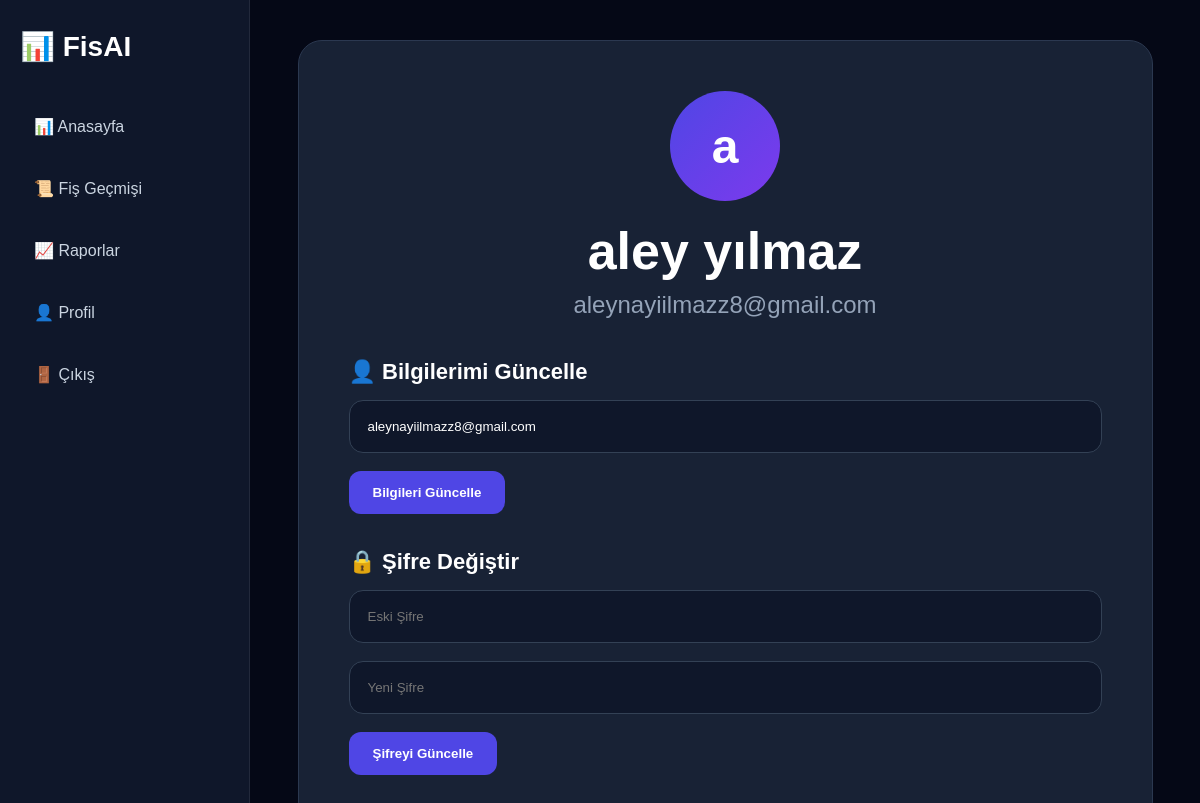
/uye_profil (signed in), run on the app's committed database.
### tables this page shows
CREATE TABLE users (

    id INTEGER PRIMARY KEY AUTOINCREMENT,
    ad TEXT NOT NULL,
    email TEXT UNIQUE NOT NULL,
    sifre TEXT NOT NULL

);

### app.py (the view)
@app.route("/uye_profil")
def uye_profil():
    user_id = session.get("user_id")
    if not user_id:
        return redirect("/login")
    conn = sqlite3.connect("fisler.db")
    cursor = conn.cursor()
    cursor.execute("""
        SELECT ad, email
        FROM users
        WHERE id=?
    """, (user_id,))
    user = cursor.fetchone()
    conn.close()
    if user is None:
        return redirect("/dashboard")
    return render_template(
        "uye_profil.html",
        user={
            "name": user[0],
            "email": user[1]
        }
    )

### templates/uye_profil.html (shortened to what this page needs)
<head>
    <link rel="stylesheet" href="{{ url_for('static', filename='css/style.css') }}">
</head>
<div class="layout">
    <div class="sidebar">
        <div class="logo">
            📊 FisAI
        </div>
        <div class="menu">
            <a href="/dashboard">📊 Anasayfa</a>
            <a href="/receipts">📜 Fiş Geçmişi</a>
            <a href="/reports">📈 Raporlar</a>
            <a href="/uye_profil" class="active">👤 Profil</a>
            <a href="/logout">🚪 Çıkış</a>
        </div>
    </div>
    <div class="main-content">
        <div class="dashboard-container">
            <div class="profile-card">
                <div class="avatar">
                    {{ user.name[:1] }}
                </div>
                <h2>{{ user.name }}</h2>
                <p class="mail">
                    {{ user.email }}
                </p>
                <form method="POST" action="{{ url_for('profil_guncelle') }}">
                    <h3>👤 Bilgilerimi Güncelle</h3>
                    <input
                        type="email"
                        name="email"
                        value="{{ user.email }}"
                        placeholder="E-posta"
                        required>
                    <button class="btn" type="submit">
                        Bilgileri Güncelle
                    </button>
                </form>
                <form method="POST" action="{{ url_for('sifre_degistir') }}">
                    <h3>🔒 Şifre Değiştir</h3>
                    <input
                        type="password"
                        name="old_password"
                        placeholder="Eski Şifre"
                        required>
                    <input
                        type="password"
                        name="new_password"
                        placeholder="Yeni Şifre"
                        required>
                    <button class="btn" type="submit">
                        Şifreyi Güncelle
                    </button>
                </form>
            </div>
        </div>
    </div>
</div>

### static/css/style.css (style rules this page uses)
* { margin:0; padding:0; box-sizing:border-box; }
.btn, .primary-btn { background:#4f46e5; color:white; padding:14px 24px; border:none; border-radius:12px; text-decoration:none; cursor:pointer; font-weight:600; transition:.3s; }
.logo { font-size:34px; font-weight:700; color:white; }
.dashboard-container { width:90%; max-width:1400px; margin:40px auto; }
.layout { display:flex; min-height:100vh; }
.sidebar { width:250px; background:#0f172a; border-right:1px solid rgba(255,255,255,.08); padding:30px 20px; position:fixed; left:0; top:0; bottom:0; }
.logo { color:white; font-size:28px; font-weight:700; margin-bottom:40px; }
.menu { display:flex; flex-direction:column; gap:15px; }
.menu a { color:#cbd5e1; text-decoration:none; padding:14px; border-radius:12px; transition:.3s; }
.main-content { margin-left:250px; width:100%; }
.profile-card { max-width:900px; margin:40px auto; background:#182235; border:1px solid #2b3850; border-radius:24px; padding:50px; }
.avatar { width:110px; height:110px; border-radius:50%; background:linear-gradient(135deg,#4f46e5,#7c3aed); display:flex; align-items:center; justify-content:center; color:white; font-size:48px; font-weight:700; margin:0 auto 20px; }
.profile-card h2 { text-align:center; color:white; font-size:52px; margin-bottom:10px; }
.mail { text-align:center; color:#94a3b8; margin-bottom:40px; font-size:24px; }
.profile-card h3 { color:white; margin:35px 0 15px; font-size:22px; }
.profile-card input { width:100%; padding:18px; background:#0f172a; border:1px solid #334155; border-radius:14px; color:white; margin-bottom:18px; }

### data on the page
users: ad "a", name "aley yılmaz", email "aleynayiilmazz8@gmail.com"
